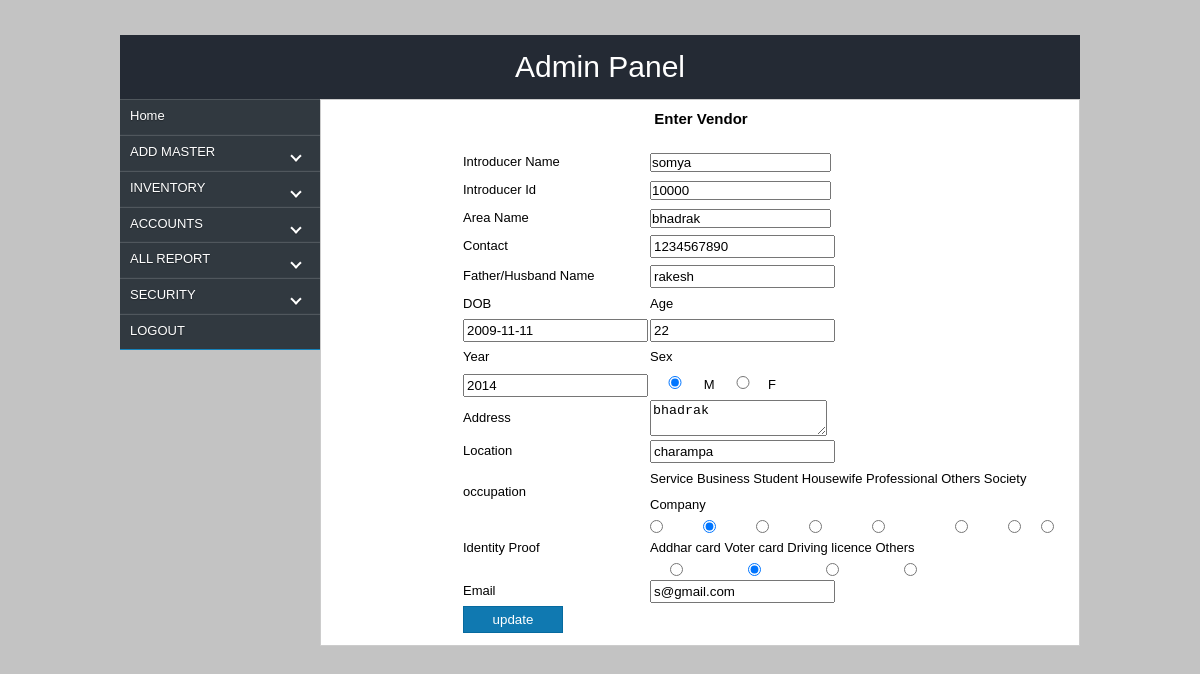
/admin/area_edit.php?id=1, run on the app's committed database.
### tables this page shows
CREATE TABLE IF NOT EXISTS `area` (
  `slno` int(10) NOT NULL AUTO_INCREMENT,
  `area` varchar(200) NOT NULL,
  `address` varchar(200) NOT NULL,
  `introducer_name` varchar(200) NOT NULL,
  `introducer_id` int(100) NOT NULL,
  `phone` int(20) NOT NULL,
  `fatname` varchar(200) NOT NULL,
  `dob` date NOT NULL,
  `age` varchar(10) NOT NULL,
  `year` varchar(10) NOT NULL,
  `sex` varchar(200) NOT NULL,
  `occupation` varchar(200) NOT NULL,
  `iproof` varchar(200) NOT NULL,
  `email` varchar(200) NOT NULL,
  `location` varchar(200) NOT NULL,
  PRIMARY KEY (`slno`)
);

### admin/area_edit.php (the view, shortened to what this page needs)
<?php
$id=$_GET['id'];
 ?>
<html>
<head>
<link href="css/style.css" rel="stylesheet"  type="text/css"/>
<link rel="stylesheet" type="text/css" media="all" href="jsDatePick_ltr.min.css" />
</head>
<body>
    <div id="wrapper">
       <div id="header">Admin Panel</div>
	   <div id="con">
         <div id="container" style="font-size: 10px;">
            <div id="lcontainer">
                <?php include_once('menu.php');?>
            </div>
            <div id="rcontainer" align="middle">
                <div style="width:760px; height:auto; float:left; font-family:arial; font-size:14px; margin-top:10px;">
				<h3>Enter Vendor</h3>
				</div>
				<div style="width:auto; height:auto; float:left; margin-left:140px;">
				    <form name="" action="areaedit_action.php" method="post" enctype="multipart/form-data" onSubmit="return validate();">
				    <table class="table">
					<?php
					$fetch=mysql_query("select * from `area` where `slno`='$id'");
					$res=mysql_fetch_array($fetch);
					?>
					<tr>
				      <td>Introducer Name</td>
				      <td><input type="text" name="introducer" value="<?php echo $res['introducer_name'];?>" readonly="true" required ></td>
				     </tr>
				     <tr>
				      <td>Introducer Id</td>
				      <td><input type="text" name="id" value="<?php echo $res['introducer_id'];?>" readonly="true"></td>
				     </tr>
				     <tr>
				      <td>Area Name</td>
				      <td><input type="text" name="area" value="<?php echo $res['area'];?>" required ></td>
				     </tr>
				     <tr>
					    <td>Contact</td>
					    <td><input type="text" name="phone" id="phone" value="<?php echo $res['phone'];?>"  onKeyPress="return numbersonly(event)" class="text"/></td>
					</tr>
					<tr>
					<tr>
					    <td>Father/Husband Name</td>
					    <td>
						<input type="text" name="fatname" id="fatname" value="<?php echo $res['fatname'];?>" class="text"/>
						</td>
					</tr>
					<tr>
					    <td>DOB</td>
					    <td>Age</td>
					</tr>
					<tr>
					    <td><input type="text" name="dob" id="inputField" value="<?php echo $res['dob'];?>" class="text"/></td>
					    <td><input type="text" name="age" id="age" value="<?php echo $res['age'];?>" class="text"/></td>
					</tr>
					<tr>
					    <td>Year</td>
					    <td>Sex</td>
					</tr>
					<tr>
					    <td><input type="text" name="year" id="year" value="<?php echo $res['year'];?>" class="text"/></td>
					    <td>
								<?php if($res['sex']=="m"){?><input type="radio" name="sex" id="sex" class="text" value="m" checked="checked" style="width: 50px;"/>
								<?php }else{?><input type="radio" name="sex" id="sex" class="text" value="m" style="width: 50px;"/><?php }?>M
								<?php if($res['sex']=="f"){?><input type="radio" name="sex" id="sex" value="f" checked="checked" class="text" style="width: 50px;"/>
								<?php }else{?><input type="radio" name="sex" id="sex" value="f" class="text" style="width: 50px;"/><?php }?>F
							    </td>
					</tr>
					<tr>
					    <td>Address</td>
					    <td>
						<textarea name="address" id="address" class="text" style="width:177px;"><?php echo $res['address'];?></textarea>
					    </td>
					</tr>
					<tr>
					    <td>Location</td>
					    <td>
					     <input type="text" name="location" value="<?php echo $res['location'];?>" id="locatio" class="text"/>
					    </td>
					</tr>
					<tr>
					    <td>occupation</td>
					    <td>
					      Service Business Student Housewife Professional Others Society Company
					    </td>
					</tr>
					<tr>
					    <td></td>
					    <td>
								<?php if($res['occupation']=="service"){?><input type="radio" name="occupation" id="occupation" value="service" checked="checked" style="float: left; margin-right: 40px;" class="text"/>
								<?php }else{?><input type="radio" name="occupation" id="occupation" value="service"  style="float: left; margin-right: 40px;" class="text"/><?php }?>
								<?php if($res['occupation']=="business"){?><input type="radio" name="occupation" id="occupation" value="business" checked="checked"  style="float: left; margin-right: 40px;" class="text"/>
								<?php }else{?><input type="radio" name="occupation" id="occupation" value="business"  style="float: left; margin-right: 40px;" class="text"/><?php }?>
								<?php if($res['occupation']=="student"){?><input type="radio" name="occupation" id="occupation" value="student" checked="checked" style="float: left; margin-right: 40px;" class="text"/>
								<?php }else{?><input type="radio" name="occupation" id="occupation" value="student" style="float: left; margin-right: 40px;" class="text"/><?php }?>
								<?php if($res['occupation']=="housewife"){?><input type="radio" name="occupation" id="occupation" value="housewife" checked="checked" style="float: left; margin-right: 50px;" class="text"/>
								<?php }else{?><input type="radio" name="occupation" id="occupation" value="housewife" style="float: left; margin-right: 50px;" class="text"/><?php }?>
								<?php if($res['occupation']=="professional"){?><input type="radio" name="occupation" id="occupation" value="professional" checked="checked" style="float: left; margin-right: 70px;" class="text"/>
								<?php }else{?><input type="radio" name="occupation" id="occupation" value="professional" style="float: left; margin-right: 70px;" class="text"/><?php }?>
								<?php if($res['occupation']=="others"){?><input type="radio" name="occupation" id="occupation" value="others" checked="checked"  style="float: left; margin-right: 40px;" class="text"/>
								<?php }else{?><input type="radio" name="occupation" id="occupation" value="others" style="float: left; margin-right: 40px;" class="text"/><?php }?>
								<?php if($res['occupation']=="society"){?><input type="radio" name="occupation" id="occupation" value="society" checked="checked"  style="float: left; margin-right: 20px;" class="text"/>
								<?php }else{?><input type="radio" name="occupation" id="occupation" value="society" style="float: left; margin-right: 20px;" class="text"/><?php }?>
								<?php if($res['occupation']=="company"){?><input type="radio" name="occupation" id="occupation" value="company" checked="checked"  style="float: left; margin-right: 20px;" class="text"/>
								<?php }else{?><input type="radio" name="occupation" id="occupation" value="company" style="float: left; margin-right: 20px;" class="text"/><?php }?>
						</td>
					</tr>
					<tr>
					    <td>Identity Proof</td>
					    <td>Addhar card  Voter card  Driving licence  Others</td>
					</tr>
					<tr>
					 <td></td>
					    <td>
							     <?php if($res['iproof']=="addharcard"){?><input type="radio" name="iproof" id="iproof" class="text" value="addharcard" checked="checked" style="margin-left: 20px; float: left;"/>
							     <?php }else{?><input type="radio" name="iproof" id="iproof" class="text" value="addharcard" style="margin-left: 20px; float: left;"/><?php }?>
							     <?php if($res['iproof']=="votercard"){?><input type="radio" name="iproof" id="iproof" class="text" value="votercard" checked="checked" style="margin-left: 65px; float: left;"/>
							     <?php }else{?><input type="radio" name="iproof" id="iproof" class="text" value="votercard" style="margin-left: 65px; float: left;"/><?php }?>
							     <?php if($res['iproof']=="dl"){?><input type="radio" name="iproof" id="iproof" checked="checked" class="text" value="dl" style="margin-left: 65px; float: left;"/>
							     <?php }else{?><input type="radio" name="iproof" id="iproof" class="text" value="dl" style="margin-left: 65px; float: left;"/><?php }?>
							     <?php if($res['iproof']=="others"){?><input type="radio" name="iproof" id="iproof" checked="checked" class="text" value="others" style="margin-left: 65px; float: left;"/>
							     <?php }else{?><input type="radio" name="iproof" id="iproof" class="text" value="others" style="margin-left: 65px; float: left;"/><?php }?>
							    </td>
					</tr>
					<tr>
					    <td>Email</td>
					    <td><input type="email" name="email" id="email" value="<?php echo $res['email'];?>" class="text"/></td>
					</tr>
				     <tr>
				      <td colspan="2"><input type="submit" name="submit" value="update" class="btn"></td>
				     </tr>
				    </table>
				    </form>
				</div>
         </div>
        </div>
	</div>
    </div>
</body>
</html> <?php ?>

### admin/css/style.css (style rules this page uses)
* { margin:0px; padding:0px; }
body { background:url('../image/yllw.jpg') no-repeat; background-size:100% 100%; background:#c3c3c3; }
#wrapper { width:960px;margin:0 auto; margin-top:35px; }
#header { width:930px; height:auto; padding:15px; background:rgba(255,255,255,0.5); text-align: center; font-family: fantasy; font-family:arial;font-size:30px; background:#333; color:#fff; background:#242a34; }
#con { width:100%; height:auto; float:left; margin-bottom:20px; }
#container { width:960px; margin:auto; background:#fff; }
#lcontainer { width:200px; float: left; height:auto; background:rgba(255,255,225,0.5); }
#rcontainer { width:758px; float:left; min-height:500px;height:auto; background:#fff; border:1px solid #ccc; }
.table { font-family:arial; font-size:13px; width:400px; height:0px; margin-top:20px; margin-bottom:10px; line-height:2; width:100%; }
h3 { font-family:arial; font-size:15px; width:300px; }
.text { padding:2px; }
.btn { width:60px; padding:2px; }

### admin/styles.css (style rules this page uses)
.btn { width:100px; height:auto; float:left; padding:5px; background:#1079b1; border:none; color:#fff; text-align:center; font-family:Arial, Helvetica, sans-serif; border:1px solid #066a9f; }

### data on the page
area: introducer "somya", id "10000", area "bhadrak", phone "1234567890", fatname "rakesh", dob "2009-11-11", age "22", year "2014", address "bhadrak", location "charampa", email "s@gmail.com"
